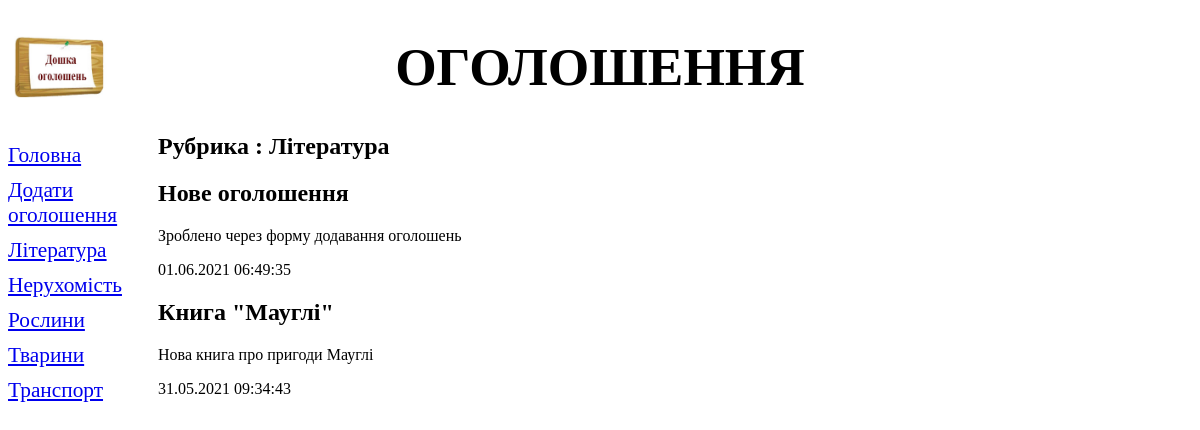
The page /bboard/5/ on the database its author committed.
### bboard/models.py (models this page shows, shortened)
class Rubric(models.Model):
    name = models.CharField(max_length=20, db_index=True, verbose_name="Назва")
    class Meta:
        verbose_name_plural ='Рубрики'
        verbose_name ='Рубрика'
        ordering = ['name']

class Bb(models.Model):
    title = models.CharField(max_length=50, verbose_name='Товар')
    content = models.TextField(null=True, blank=True, verbose_name='Опис')
    price = models.FloatField(null=True, blank=True, verbose_name='Ціна')
    published = models.DateTimeField(auto_now_add=True, db_index=True, verbose_name='Опубліковано')
    rubric = models.ForeignKey('Rubric', null=True, on_delete=models.PROTECT, verbose_name = 'Рубрика')
    class Meta:
        verbose_name_plural ='Оголошення'
        verbose_name ='Оголошення'
        ordering = ['-published']

### bboard/views.py (the view)
# urls.py: path('<int:rubric_id>/', by_rubric, name = 'by_rubric'),
def by_rubric(request, rubric_id):
    bbs = Bb.objects.filter(rubric=rubric_id)
    rubrics = Rubric.objects.all()
    current_rubric = Rubric.objects.get(pk=rubric_id)
    context = {'bbs': bbs,'rubrics': rubrics, 'current_rubric': current_rubric}
    return render(request,'bboard/by_rubric.html', context)

### bboard/templates/bboard/by_rubric.html (shortened to what this page needs)
{% extends "layout/basic.html" %}
{% block content %}
<h2> Рубрика : {{current_rubric.name}} </h2>
{% for bb in bbs %}
<div>
      <h2>{{bb.title }}</h2>
      <p>{{ bb.content}}</p>
      <p>{{bb.published|date:"d.m.Y H:i:s"}}</p>
</div>
{% endfor %}
{% endblock %}

### bboard/templates/layout/basic.html (shortened to what this page needs)
{% load static %}
<!DOCTYPE html>
<html>
  <head>
    <link rel="stylesheet" type="text/css" href="{% static 'bboard/style.css' %}">
  </head>
<body>
    <header>
      <h1>Оголошення</h1>
    </header>
  <nav>
    <a href="{% url 'index' %}">Головна</a>
    <a href="{% url 'add' %}">Додати оголошення </a>
    {% for rubric in rubrics %}
    <a href="{% url 'by_rubric' rubric.pk %}">{{rubric.name}}</a>
    {% endfor %}
  </nav>
  <section>
      {% block content %}
      {% endblock %}
  </section>
</body>
</html>

### bboard/static/bboard/style.css (style rules this page uses)
header h1 { font-size: 40pt; text-transform: uppercase; text-align: center; background: url("bg.jpg") left/auto 100% no-repeat; }
nav { font-size: 16pt; width: 150px; float: left; }
nav a { display: block; margin: 10px 0px; }
section { margin-left: 170рх; }

### rows shown on the page
Rubric: name "Література"
Rubric: name "Нерухомість"
Rubric: name "Рослини"
Rubric: name "Тварини"
Rubric: name "Транспорт"
Bb: title "Нове оголошення", content "Зроблено через форму додавання оголошень", published "01.06.2021 06:49:35"
Bb: title "Книга \"Мауглі\"", content "Нова книга про пригоди Мауглі", published "31.05.2021 09:34:43"
